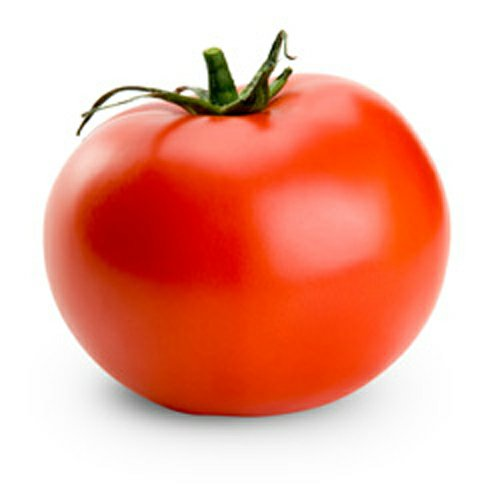
#> input picture H. Klasifikasi Tomat - OpenCV/11. Feature Extraction - Statistical & Texture/Tomat.jpg, 500 x 500 px
$ jupyter execute --allow-errors 'Feature Extraction - Statistical & Texture.ipynb'   (older library calls are emulated)
#> lines starting #> are read from the running program, lines starting #| are printed output that depends on the picture; after the words box and inside, x2 and y2 are one past the last pixel; in counts of white or black regions, pixels touching at a corner belong together
___
# Pertemuan 11 (Feature Extraction)

- Statistical Feature
- Gray Level Co-occurance Matrix (GLCM)

[cell 1]
# import library

import os
import cv2
import numpy as np
import matplotlib.pyplot as plt

___
### 0. Final Class Preprocessing

[cell 2]
class Preprocessing :
    def __init__(self, DATASET_FOLDER = "Dataset_Tomat/"):
        self.labels = []
        self.image_list = []
        self.image_range = []
        self.image_edged = []
        self.contours_list = []
        self.filtered_contours_list = []
        self.image_croped = []
        self.image_resized = []
        self.DATASET_FOLDER = DATASET_FOLDER

        # define range of red color in HSV
        self.lower_red = np.array([-10, 75, 50])
        self.upper_red = np.array([10, 255, 255])

        # define range of green color in HSV
        self.lower_green = np.array([35, 100, 50])
        self.upper_green = np.array([70, 255, 255])

        # define range of yellow color in HSV
        self.lower_yellow = np.array([10, 125, 50])
        self.upper_yellow = np.array([35, 255, 255])

        # define range of black color in HSV
        self.lower_black = np.array([0, 0, 0])
        self.upper_black = np.array([255, 255, 50])

    def ImageRead(self):
        for folder in os.listdir(self.DATASET_FOLDER):
            for file in os.listdir(self.DATASET_FOLDER + folder):
                img = cv2.imread(self.DATASET_FOLDER + folder + "/" + file)
                self.image_list.append(img)
                self.labels.append(folder) # append label (name) of image

    # [35 lines left out: functions RangeTresholding, EdgeDetection, FindContour, FilterContour, not called in this run]

    def CropByContour(self):
        for i in range(len(self.image_range)): # crop all removed background image by contour
            img = self.image_range[i]
            cnt = np.concatenate(self.filtered_contours_list[i], axis=0) # concate all remaining contour each image
            x, y, w, h = cv2.boundingRect(cnt)
            roi = img[y:y+h, x:x+w]
            self.image_croped.append(roi)

    def Resize(self, size=(172,172)):
        for img in self.image_croped:
            resized = cv2.resize(img, (size[0], size[1]))
            self.image_resized.append(resized)

    def SaveAllImage(self, RESIZED_FOLDER = "resized_tomato/"):
        if not os.path.exists(RESIZED_FOLDER) :
            os.mkdir(RESIZED_FOLDER)

        for i in range(len(self.image_resized)):

            # get image
            img = self.image_resized[i]

            # check if folder exist. if not, create that folder
            folder_path = RESIZED_FOLDER + self.labels[i] + "/"
            if not os.path.exists(folder_path) :
                os.mkdir(folder_path)

            # save image
            file_name = self.labels[i] + "_%03d.jpg" % i
            file_path = RESIZED_FOLDER + self.labels[i] + "/" + file_name

            cv2.imwrite(file_path, img)

[cell 3]
Prepro = Preprocessing()

#> (a cell that did not finish here is left out)

[cell 5]
# show all Range Thresholded Image

rows = 2
cols = 5
plt.figure(figsize=(20,7))
for i in range(len(Prepro.image_range)):
    plt.subplot(rows, cols, i+1)
    plt.title(Prepro.labels[i])
    plt.imshow(Prepro.image_range[i][:,:,::-1])

[cell 6]
# show all edged Image

rows = 2
cols = 5
plt.figure(figsize=(20,7))
for i in range(len(Prepro.image_edged)):
    plt.subplot(rows, cols, i+1)
    plt.title(Prepro.labels[i])
    plt.imshow(Prepro.image_edged[i], cmap="gray")

[cell 7]
Prepro.CropByContour()
Prepro.Resize()

[cell 8]
# show all Resized Image

rows = 2
cols = 5
plt.figure(figsize=(20,7))
for i in range(len(Prepro.image_resized)):
    plt.subplot(rows, cols, i+1)
    plt.title(Prepro.labels[i])
    plt.imshow(Prepro.image_resized[i][:,:,::-1])

[cell 9]
Prepro.SaveAllImage()

___

## Install library scipy & scikit-image
`conda install scipy`\
`conda install scikit-image`

___
### 1. Statistical Feature

#### 1.1 Color Mean
- Color Mean are extracted from each color channel.<br>
</img><br>
</img>

[cell 10]
img = cv2.imread("Tomat.jpg")
#> img is the input picture: shape (500, 500, 3); mean B, G, R 156.3, 172, 238.2

[cell 11]
# blue channel
img_blue = img[:,:,0]
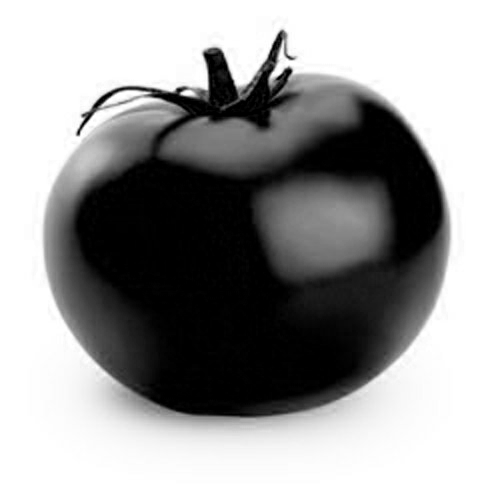
#> img_blue: shape (500, 500); min 0, max 255, mean 156.3

# green channel
img_green = img[:,:,1]
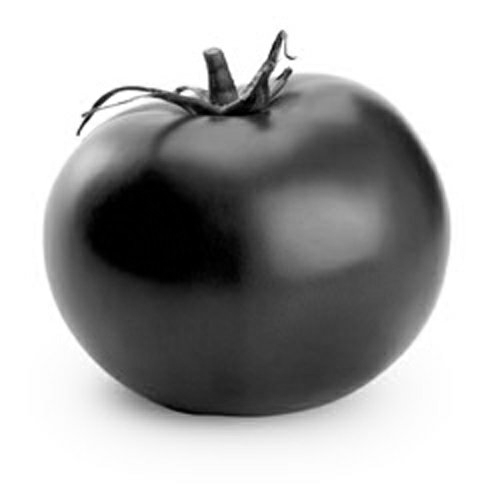
#> img_green: shape (500, 500); min 0, max 255, mean 172

# red channel
img_red = img[:,:,2]
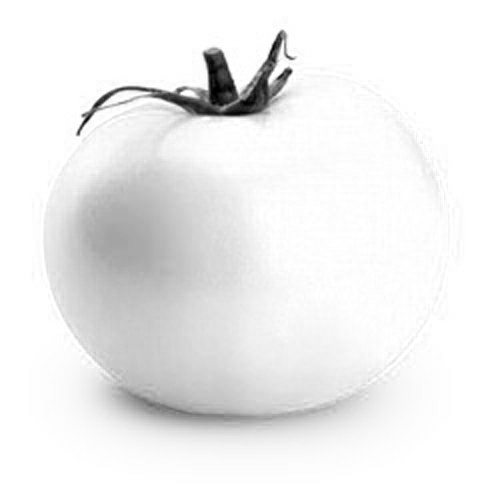
#> img_red: shape (500, 500); min 0, max 255, mean 238.2

[cell 12]
plt.figure(figsize=(20,6))
plt.subplot(1,3,1)
plt.title("Blue channel")
plt.imshow(img_blue, cmap="gray")

plt.subplot(1,3,2)
plt.title("Green channel")
plt.imshow(img_green, cmap="gray")

plt.subplot(1,3,3)
plt.title("Red channel")
plt.imshow(img_red, cmap="gray")
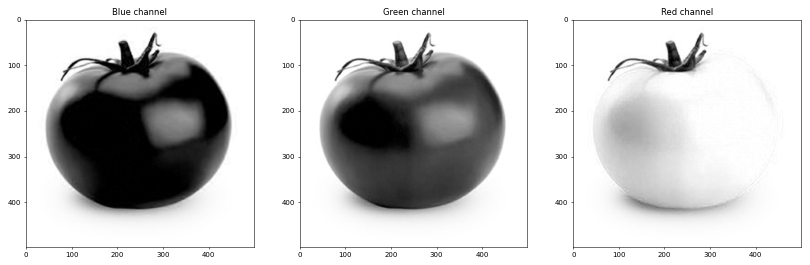
#> figure drawn by matplotlib, 3 panels

[cell 13]
# calculate color mean

color_mean_blue = img_blue.mean()
#> color_mean_blue = 156.3
color_mean_green = img_green.mean()
#> color_mean_green = 172
color_mean_red = img_red.mean()
#> color_mean_red = 238.2


print("Color Mean -> B: %.2f, G: %.2f, R: %.2f" % (color_mean_blue, color_mean_green, color_mean_red))
#| Color Mean -> B: 156.26, G: 171.99, R: 238.16

### 1.2 Standard Deviation
- Standard Deviation are extracted from each color channel. \
 </img><br>
</img>

[cell 14]
# calculate standard deviation

std_blue = img_blue.std()
#> std_blue = 109.3
std_green = img_green.std()
#> std_green = 92.21
std_red = img_red.std()
#> std_red = 32.69


print("Color Standard Deviation -> B: %.2f, G: %.2f, R: %.2f" % (std_blue, std_green, std_red))
#| Color Standard Deviation -> B: 109.31, G: 92.21, R: 32.69

### 1.3 Skewness
- Skewness are extracted from each color channel. <br>
 </img><br>
 </img>

[cell 15]
from scipy.stats import skew

# calculate skewness

skew_blue = skew(img_blue.reshape(-1))
#> skew_blue = -0.413
skew_green = skew(img_green.reshape(-1))
#> skew_green = -0.462
skew_red = skew(img_red.reshape(-1))
#> skew_red = -3.42

print("Color Skewness -> B: %.2f, G: %.2f, R: %.2f" % (skew_blue, skew_green, skew_red))
#| Color Skewness -> B: -0.41, G: -0.46, R: -3.42

- **note** : `.reshape(-1)` akan memuad 2D matrix menjadi 1D matrix

### 1.4 Calculate Mean, STD & Skewness from Background Removed Image (Range Tresholding)

[cell 16]
# define range of red color in HSV
lower_red = np.array([-10, 50, 50])
upper_red = np.array([10, 255, 255])

# define range of green color in HSV
lower_green = np.array([30, 25, 25])
upper_green = np.array([70, 255, 255])

# define range of black color in HSV
lower_black = np.array([0, 0, 0])
upper_black = np.array([255, 255, 50])

[cell 17]
# load image
img = cv2.imread('Tomat.jpg')

# convert to hsv
hsv = cv2.cvtColor(img, cv2.COLOR_BGR2HSV)
#> hsv: shape (500, 500, 3); mean H, S, V 6.9, 94.7, 238.5

# apply range thresholding
mask_green = cv2.inRange(hsv.copy(), lower_green, upper_green)
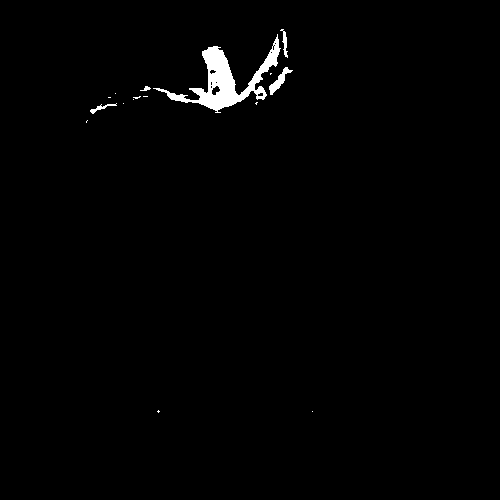
#> mask_green: shape (500, 500); 1.2% white; 16 white regions (11 under 20 px), largest, box (x1, y1, x2, y2) and area: (153, 34, 281, 113) 2503, (269, 67, 293, 95) 205, (280, 29, 288, 58) 90, (90, 103, 117, 114) 80, (140, 86, 151, 91) 28
mask_red = cv2.inRange(hsv.copy(), lower_red, upper_red)
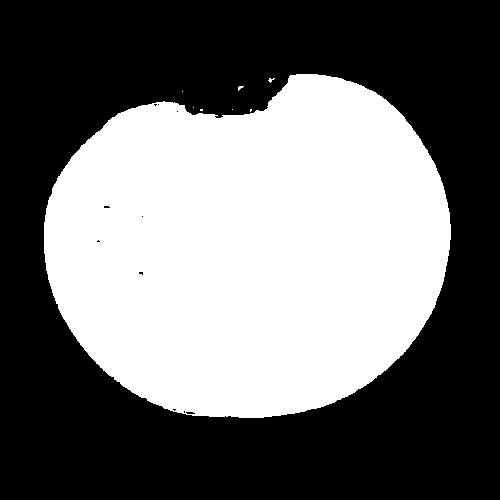
#> mask_red: shape (500, 500); 43.3% white; 8 white regions (7 under 20 px), largest, box (x1, y1, x2, y2) and area: (44, 74, 451, 418) 108321
mask_black = cv2.inRange(hsv.copy(), lower_black, upper_black)
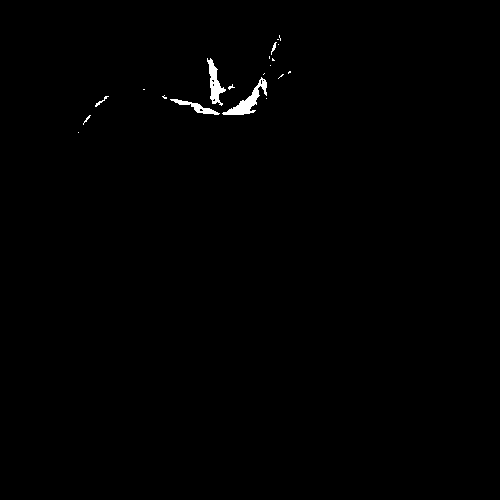
#> mask_black: shape (500, 500); 0.5% white; 20 white regions (14 under 20 px), largest, box (x1, y1, x2, y2) and area: (222, 77, 267, 115) 489, (207, 58, 226, 106) 376, (170, 99, 220, 115) 231, (95, 96, 109, 107) 35, (271, 42, 277, 55) 28, (83, 115, 91, 125) 20

mask = mask_green + mask_red + mask_black
res = cv2.bitwise_and(img, img, mask= mask)
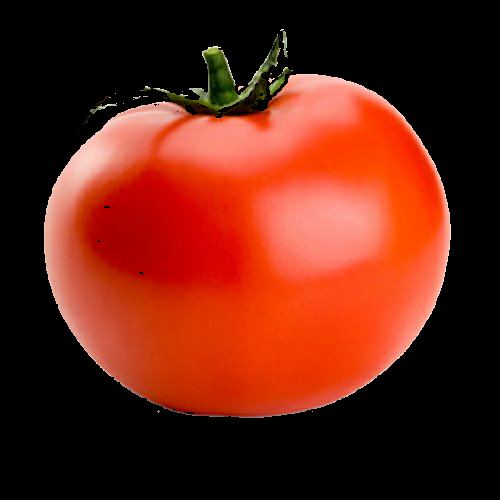
#> res: shape (500, 500, 3); mean B, G, R 19.6, 34.9, 100.8

[cell 18]
plt.imshow(res[:,:,::-1])
#> (the rest of the program and of its run is left out)
